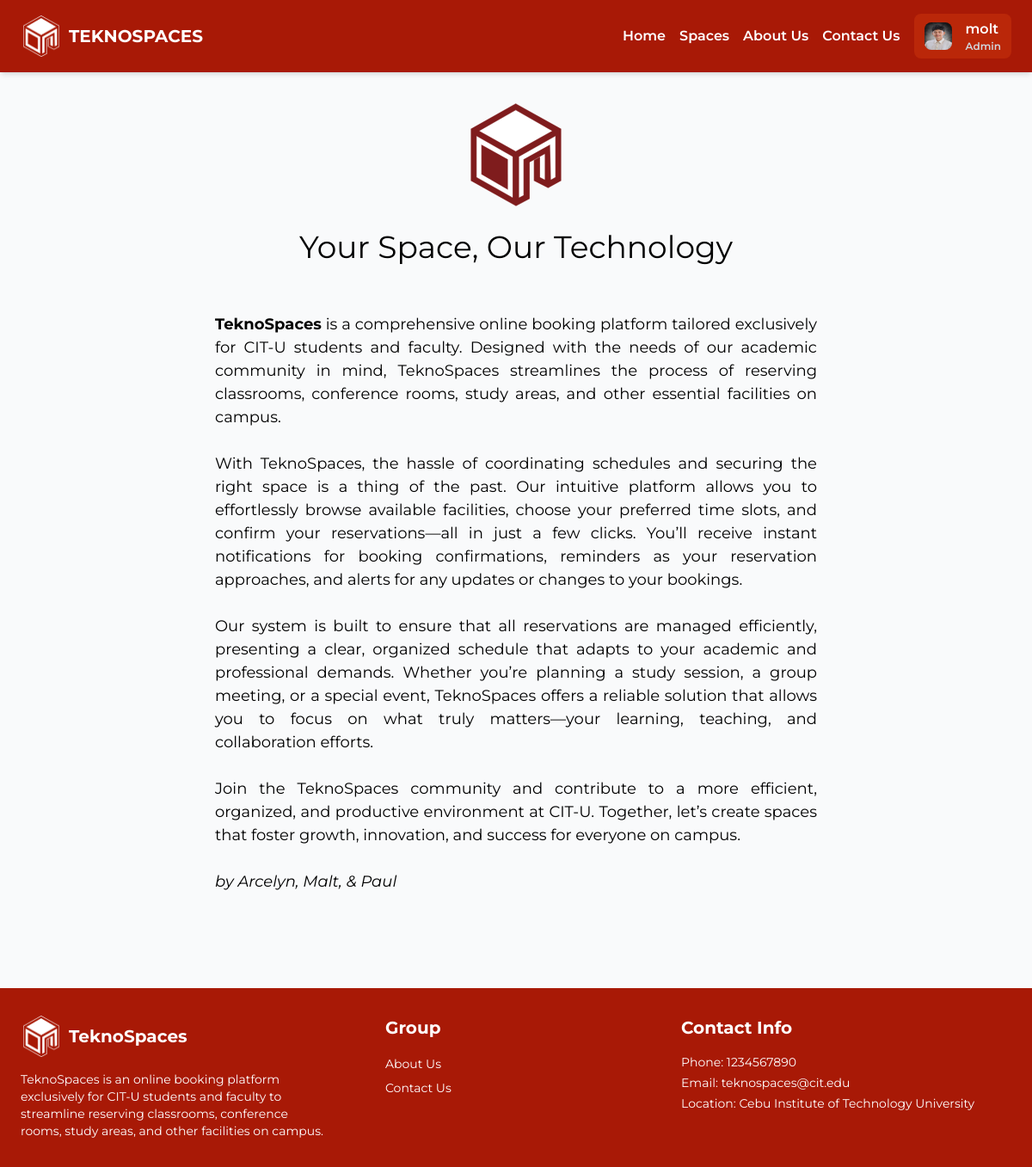
Screenshot of /about_us/ (signed in) with the database file from the repository.
### account/models.py (models this page shows)
class CustomUser(AbstractUser):
    profile_picture = models.ImageField(upload_to='prof_pic', blank=True, null=True)
    first_name = models.CharField(max_length=30, blank=True)
    last_name = models.CharField(max_length=30, blank=True)
    username = models.CharField(max_length=30, unique=True)
    email = models.EmailField(blank=True)
    sex = models.CharField(max_length=1, choices=[('M', 'Male'), ('F', 'Female')])
    year_level = models.IntegerField(null=True, blank=True, default=1)
    usertype = models.CharField(max_length=10, choices=[('student', 'Student'), ('faculty', 'Faculty'), ('admin', 'Admin')])
    program = models.CharField(max_length=100, null=True, default='Unrecorded')
    status = models.CharField(max_length=10, choices=[('active', 'Active'), ('inactive', 'Inactive')], default='active')

### core/views.py (the view)
# urls.py: path('about_us/', views.about_us, name='about_us'),
def about_us(request):
    return render(request, 'core/about_us.html')

### core/templates/core/about_us.html (shortened to what this page needs)
{% extends 'core/base.html' %}
{% block content %}
{% load static %}
<div class="section pt-[120px]" style=" display: flex; flex-direction: column; align-items: center;">
    <div style="display: flex; justify-content: center;">
        <img src="{% static 'core/images/logo-2.svg' %}" alt="Logo" style="height: 120px; transition: transform 0.3s, box-shadow 0.3s;">
    </div>
    <div style="display: flex; justify-content: center; margin-top: 20px;">
        <h1 style="font-size: 36px; text-align: center; transition: color 0.3s;">Your Space, Our Technology</h1>
    </div>
    <div style="padding: 50px; font-size: 18px; text-align: justify; max-width: 800px;">
        <p><strong>TeknoSpaces</strong> is a comprehensive online booking platform tailored exclusively for CIT-U students and faculty. Designed with the needs of our academic community in mind, TeknoSpaces streamlines the process of reserving classrooms, conference rooms, study areas, and other essential facilities on campus.
        <br><br>
        With TeknoSpaces, the hassle of coordinating schedules and securing the right space is a thing of the past. Our intuitive platform allows you to effortlessly browse available facilities, choose your preferred time slots, and confirm your reservations—all in just a few clicks. You’ll receive instant notifications for booking confirmations, reminders as your reservation approaches, and alerts for any updates or changes to your bookings.
        <br><br>
        Our system is built to ensure that all reservations are managed efficiently, presenting a clear, organized schedule that adapts to your academic and professional demands. Whether you’re planning a study session, a group meeting, or a special event, TeknoSpaces offers a reliable solution that allows you to focus on what truly matters—your learning, teaching, and collaboration efforts.
        <br><br>
        Join the TeknoSpaces community and contribute to a more efficient, organized, and productive environment at CIT-U. Together, let’s create spaces that foster growth, innovation, and success for everyone on campus.
        <br><br>
        <span style="font-style: italic;">by Arcelyn, Malt, & Paul</span>
        </p>
    </div>
</div>
{% endblock %}

### core/templates/core/base.html (shortened to what this page needs)
<!DOCTYPE html>
<html lang="en">
<head>
    <script src="https://cdn.tailwindcss.com"></script>
    {% load static %}
    <link rel="stylesheet" href="{% static 'core/css/style.css' %}" type="text/css">
    <link rel="stylesheet" href="{% static 'css/base.css' %}" type="text/css">
    <link rel="stylesheet" href="https://cdnjs.cloudflare.com/ajax/libs/font-awesome/5.15.4/css/all.min.css">
</head>
<body class="bg-gray-50 font-sans relative">
    <nav class="py-4 px-6 flex flex-wrap items-center bg-[#A81906] shadow-md justify-between fixed z-[999999] w-full">
        {% load static %}
        <div class="flex items-center space-x-2">
            <img src="{% static 'core/images/logo-1.png' %}" alt="Logo" class="object-scale-down h-12 w-12">
            <a href="/" class="text-xl font-bold text-white">TEKNOSPACES</a>
        </div>
        <div class="w-full md:w-auto flex flex-col md:flex-row md:space-x-4 space-y-2 md:space-y-0 mt-4 md:mt-0 items-center md:justify-end">
            <a href="{% url 'core:index' %}" class="text-base font-semibold text-white hover:text-gray-300 transition">Home</a>
            <a href="{% url 'space:spaces' %}" class="text-base font-semibold text-white hover:text-gray-300 transition">Spaces</a>
            <a href="{% url 'core:about_us' %}" class="text-base font-semibold text-white hover:text-gray-300 transition">About Us</a>
            <a href="{% url 'core:contact_us' %}" class="text-base font-semibold text-white hover:text-gray-300 transition">Contact Us</a>
            {% if user.is_authenticated %}
                <div class="relative" id="profileDropdown">
                    <button onclick="toggleDropdown()" class="flex items-center px-3 py-1.5 text-base font-semibold bg-[#BA2709] text-white rounded-lg hover:bg-red-700 transition focus:outline-none">
                        {% if user.profile_picture %}
                            <img src="{{ user.profile_picture.url }}" alt="Profile Picture" class="h-8 w-8 rounded-lg mr-4">
                        {% else %}
                            <i class="fas fa-user-circle h-8 w-8 text-gray-500 mr-4"></i>
                        {% endif %}
                        <div class="flex flex-col items-start">
                            <span>{{ user.username }}</span>
                            {% if user.is_superuser %}
                                <span class="text-xs text-gray-300 mt-.2">Admin</span>
                            {% endif %}
                        </div>
                    </button>
                </div>
            {% else %}
                <a href="{% url 'core:log_in' %}" class="flex items-center px-3 py-1.5 text-base font-semibold bg-[#BA2709] text-white rounded-lg hover:bg-red-700 transition">
                    <span>Log In</span>
                </a>
            {% endif %}
        </div>
    </nav>
    {% block content %}
    {% endblock %}
    <footer class="py-8 px-6 bg-[#A81906] mt-10">
        <div class="max-w-7xl mx-auto flex flex-wrap justify-between">
            <div class="w-full md:w-1/3 mb-6 md:mb-0 pr-6">
                <div class="flex items-center space-x-2 mb-4">
                    <img src="{% static 'core/images/logo-1.png' %}" alt="Logo" class="object-scale-down h-12 w-12">
                    <h3 class="text-xl font-bold text-white">TeknoSpaces</h3>
                </div>
                <p class="text-sm text-white">TeknoSpaces is an online booking platform exclusively for CIT-U students and faculty to streamline reserving classrooms, conference rooms, study areas, and other facilities on campus.</p>
            </div>
            <div class="w-full md:w-1/3 mb-6 md:mb-0 pr-6">
                <div class="ml-10">
                    <h3 class="text-xl font-bold text-white mb-4">Group</h3>
                    <ul class="space-y-1">
                        <li><a href="{% url 'core:about_us' %}" class="text-sm text-white hover:text-gray-300 transition">About Us</a></li>
                        <li><a href="{% url 'core:contact_us' %}" class="text-sm text-white hover:text-gray-300 transition">Contact Us</a></li>
                    </ul>
                </div>
            </div>
            <div class="w-full md:w-1/3 pr-6">
                <h3 class="text-xl font-bold text-white mb-4">Contact Info</h3>
                <ul class="space-y-1">
                    <li class="text-sm text-white">Phone: 1234567890</li>
                    <li class="text-sm text-white">Email: teknospaces@cit.edu</li>
                    <li class="text-sm text-white">Location: Cebu Institute of Technology University</li>
                </ul>
            </div>
        </div>
    </footer>
</body>
</html>

### static/css/base.css (style rules this page uses)
body { font-family: 'Montserrat', sans-serif; }
.section { display: flex; flex-direction: column; padding: 40px; padding-top: 20px; padding-bottom: 20px; }

### rows the page displays
CustomUser: profile_picture (picture), username "molt"
